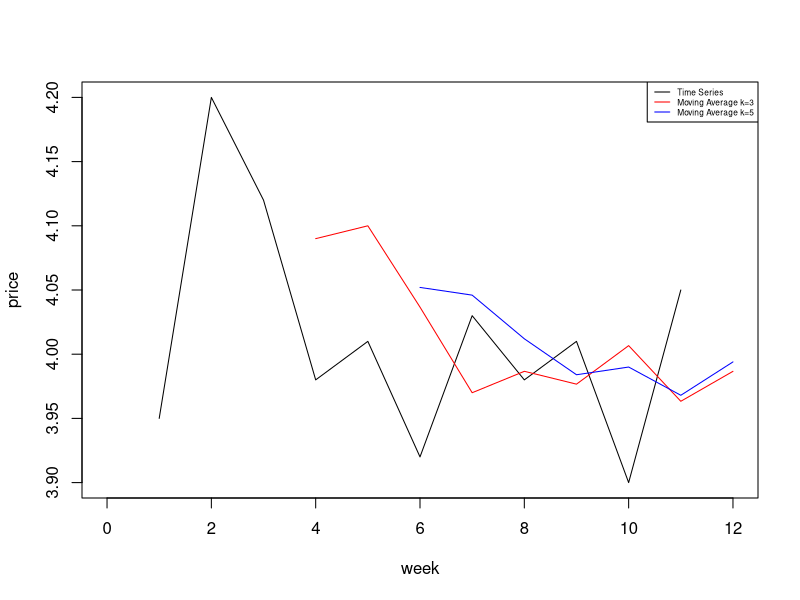
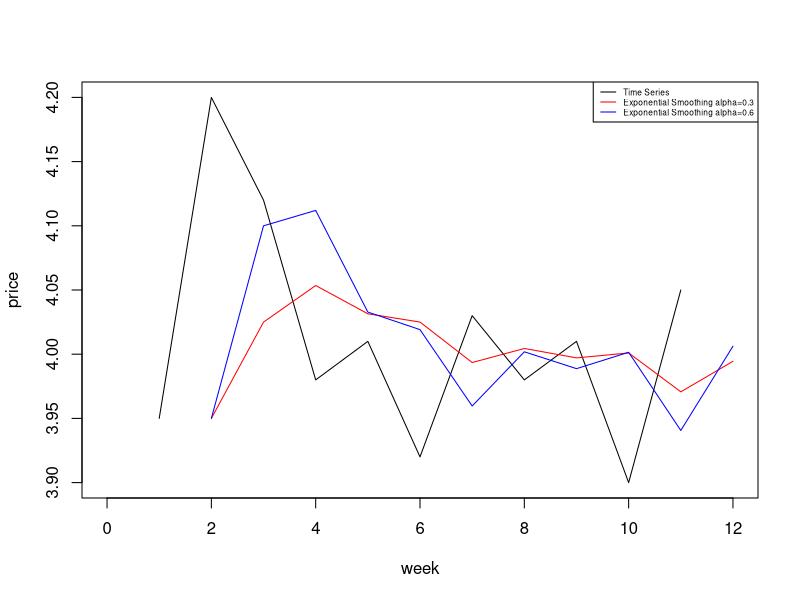
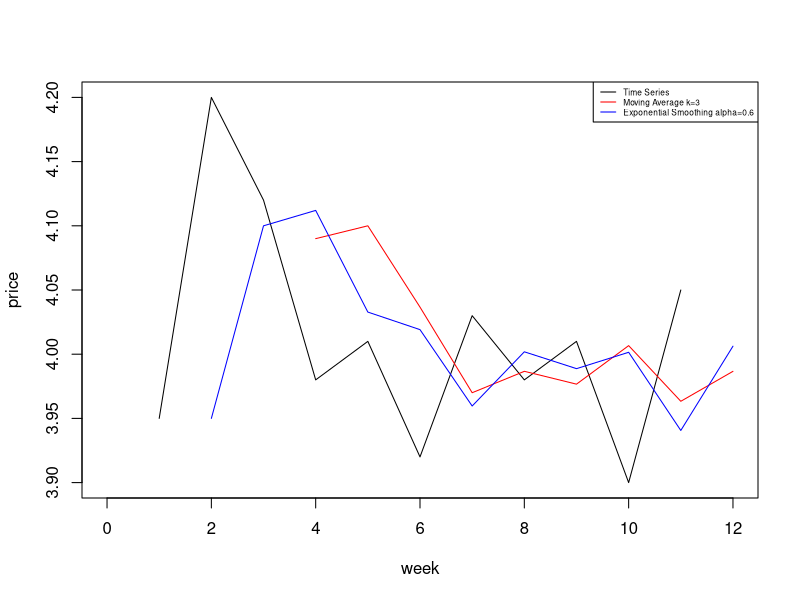

Reproduce these figures in R, in order.
rm(list=ls())  

library(zoo)


data_gas = read.csv("data_gasoline_prices.csv", header = T, sep = ",", stringsAsFactors = T)

week = data.frame(week = 12,
                  price = NA)

# create a predicted dataframe
pred_tablet = rbind(data_gas, week)


k = 3
ma3 = rollmean(data_gas$price, k)

ma3

# put the moving average sequence to the predicted dataframe
pred_tablet$ma3[(k+1):nrow(pred_tablet)] = ma3 

# now calculate moving average with k = 5
k = 5
ma5 = rollmean(data_gas$price, k)

# put the moving average sequence to the predicted dataframe
pred_tablet$ma5[(k+1):nrow(pred_tablet)] = ma5



# forecast week11's sale
# when use k=3 moving average
pred_tablet$ma3[11]

# when use k=5 moving average
pred_tablet$ma5[11]



# plot the time series
plot(price ~ week, data = data_gas, type = "l", xlim = c(0,12))

# add the moving average lines
lines(pred_tablet$ma3, type = "l", col = "red")
lines(pred_tablet$ma5, type = "l", col = "blue")

# add legend
legend("topright", c("Time Series", "Moving Average k=3", "Moving Average k=5"), lty = 1, 
       cex = 0.5, col = c("black", "red", "blue"))




### forecast using exponential smoothing 
# create a time series object from dataset
ts_gas = ts(data_gas$price)

# create exponential smoothing, set smoothing constant alpha = 0.3
exps2 = HoltWinters(ts_gas, alpha = 0.3, beta = F, gamma = F)

# take a look at the exponential smoothing fitted value sequence
exps2$fitted

# put fitted values from exponential smoothing back to dataframe
pred_tablet$exps2 = NA
pred_tablet$exps2[2:11] = exps2$fitted[,1]

# make forecast of week12
pred_tablet$exps2[12] = predict(exps2, n.ahead = 1)



# create exponential smoothing, set smoothing constant alpha = 0.6
exps6 = HoltWinters(ts_gas, alpha = 0.6, beta = F, gamma = F)

# put fitted values from exponential smoothing back to dataframe
pred_tablet$exps6 = NA
pred_tablet$exps6[2:11] = exps6$fitted[,1]

# make forecast of week18
pred_tablet$exps6[12] = predict(exps6, n.ahead = 1)


# plot the time series and exponential smoothing
plot(price ~ week, data = data_gas, type = "l", xlim = c(0,12))
lines(pred_tablet$exps2, type = "l", col = "red")
lines(pred_tablet$exps6, type = "l", col = "blue")
legend("topright", c("Time Series", "Exponential Smoothing alpha=0.3", "Exponential Smoothing alpha=0.6"), lty = 1, 
       cex = 0.5, col = c("black", "red", "blue"))


# plot time series, moving average and exponential smoothing
plot(price ~ week, data = data_gas, type = "l", xlim = c(0,12))
lines(pred_tablet$ma3, type = "l", col = "red")
lines(pred_tablet$exps6, type = "l", col = "blue")
legend("topright", c("Time Series", "Moving Average k=3", "Exponential Smoothing alpha=0.6"), lty = 1, 
       cex = 0.5, col = c("black", "red", "blue"))

